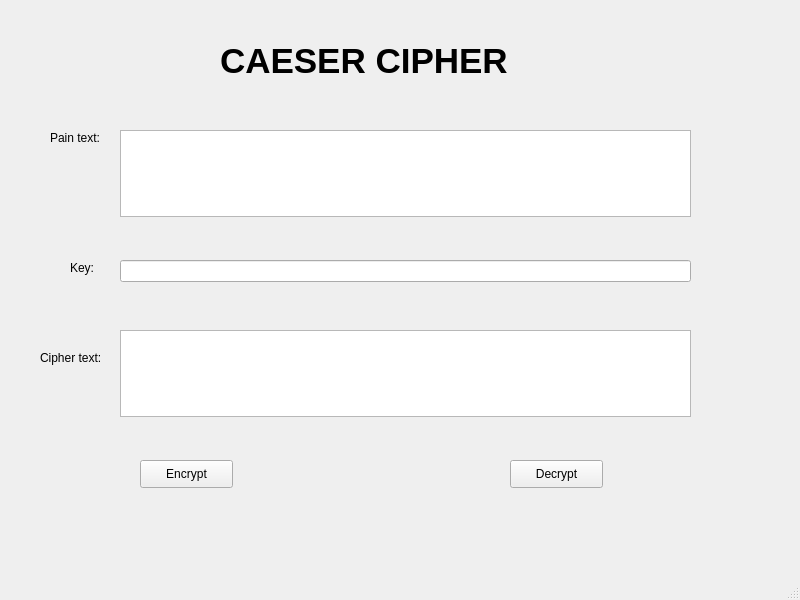
<?xml version="1.0" encoding="UTF-8"?>
<ui version="4.0">
 <class>MainWindow</class>
 <widget class="QMainWindow" name="MainWindow">
  <property name="geometry">
   <rect>
    <x>0</x>
    <y>0</y>
    <width>800</width>
    <height>600</height>
   </rect>
  </property>
  <property name="windowTitle">
   <string>MainWindow</string>
  </property>
  <widget class="QWidget" name="centralwidget">
   <widget class="QLabel" name="label">
    <property name="geometry">
     <rect>
      <x>220</x>
      <y>30</y>
      <width>351</width>
      <height>61</height>
     </rect>
    </property>
    <property name="font">
     <font>
      <pointsize>26</pointsize>
      <weight>75</weight>
      <bold>true</bold>
     </font>
    </property>
    <property name="text">
     <string>CAESER CIPHER</string>
    </property>
   </widget>
   <widget class="QLabel" name="label_2">
    <property name="geometry">
     <rect>
      <x>50</x>
      <y>130</y>
      <width>55</width>
      <height>16</height>
     </rect>
    </property>
    <property name="text">
     <string>Pain text:</string>
    </property>
   </widget>
   <widget class="QTextEdit" name="textEdit">
    <property name="geometry">
     <rect>
      <x>120</x>
      <y>130</y>
      <width>571</width>
      <height>87</height>
     </rect>
    </property>
   </widget>
   <widget class="QTextEdit" name="textEdit_2">
    <property name="geometry">
     <rect>
      <x>120</x>
      <y>330</y>
      <width>571</width>
      <height>87</height>
     </rect>
    </property>
   </widget>
   <widget class="QLineEdit" name="lineEdit">
    <property name="geometry">
     <rect>
      <x>120</x>
      <y>260</y>
      <width>571</width>
      <height>22</height>
     </rect>
    </property>
   </widget>
   <widget class="QLabel" name="label_3">
    <property name="geometry">
     <rect>
      <x>70</x>
      <y>260</y>
      <width>55</width>
      <height>16</height>
     </rect>
    </property>
    <property name="text">
     <string>Key:</string>
    </property>
   </widget>
   <widget class="QLabel" name="label_4">
    <property name="geometry">
     <rect>
      <x>40</x>
      <y>350</y>
      <width>71</width>
      <height>16</height>
     </rect>
    </property>
    <property name="text">
     <string>Cipher text:</string>
    </property>
   </widget>
   <widget class="QPushButton" name="pushButton">
    <property name="geometry">
     <rect>
      <x>140</x>
      <y>460</y>
      <width>93</width>
      <height>28</height>
     </rect>
    </property>
    <property name="text">
     <string>Encrypt</string>
    </property>
   </widget>
   <widget class="QPushButton" name="pushButton_2">
    <property name="geometry">
     <rect>
      <x>510</x>
      <y>460</y>
      <width>93</width>
      <height>28</height>
     </rect>
    </property>
    <property name="text">
     <string>Decrypt</string>
    </property>
   </widget>
  </widget>
  <widget class="QMenuBar" name="menubar">
   <property name="geometry">
    <rect>
     <x>0</x>
     <y>0</y>
     <width>800</width>
     <height>26</height>
    </rect>
   </property>
  </widget>
  <widget class="QStatusBar" name="statusbar"/>
 </widget>
 <resources/>
 <connections/>
</ui>
